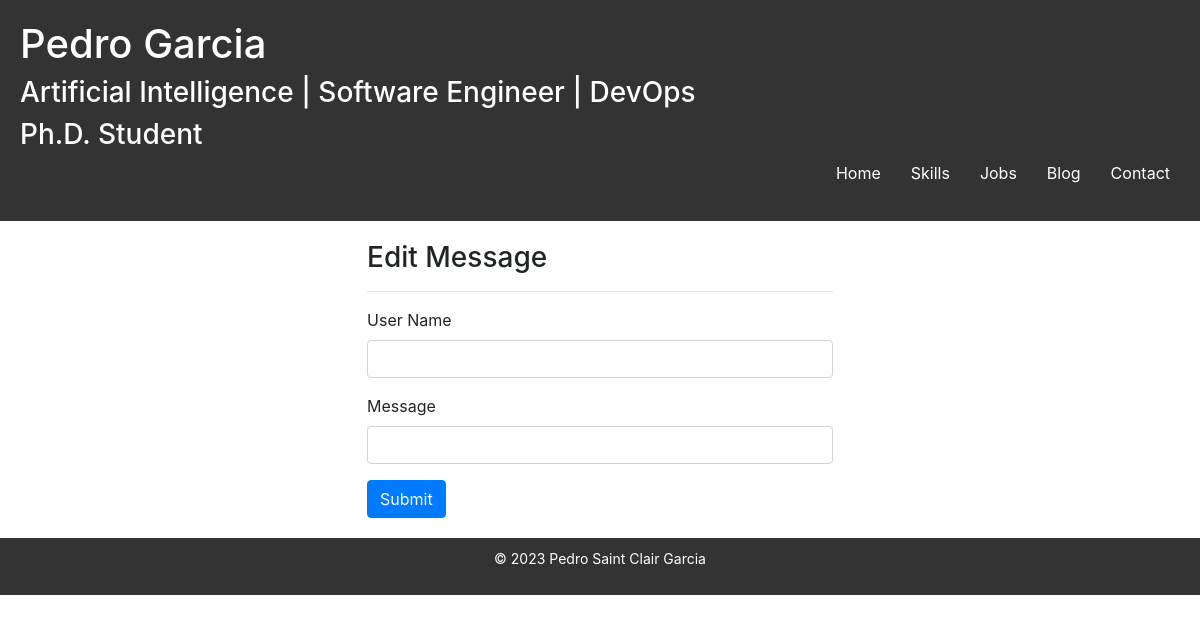
The app's page /edit_msg/8, older data.
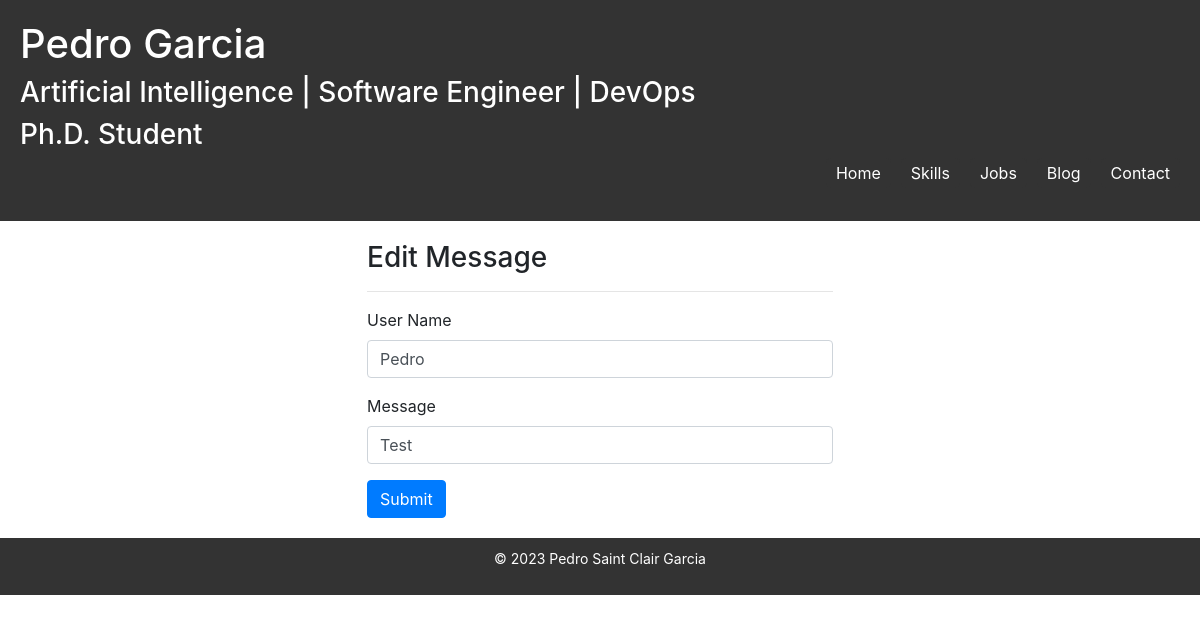
The same page, newer data.
### tables this page shows
CREATE TABLE "msgs" (
	"UID"	INTEGER PRIMARY KEY AUTOINCREMENT,
	"UNAME"	TEXT,
	"CONTACT"	TEXT
);

### __init__.py (the view, shortened to what this page needs)
@app.route("/edit_msg/<string:uid>",methods=['POST','GET'])
def edit_msg(uid):
    con=sql.connect("dataBase/db_web.db")
    con.row_factory=sql.Row
    cur=con.cursor()
    cur.execute("select * from msgs where UID=?",(uid,))
    data=cur.fetchone()
    return render_template("blog/edit_msg.html",datas=data)

### templates/blog/edit_msg.html
{% extends "layout.html" %}
{% block body %}
  <div class='row'>
    <div class='col-5 mx-auto'>
      <h3>Edit Message</h3><hr>
      <form method='post' action='{{url_for("edit_msg",uid=datas.UID)}}'>
        <div class='form-group'>
          <label>User Name</label>
          <input type='text' name='uname' required class='form-control' value='{{datas.UNAME}}'>
        </div>
        <div class='form-group'>
          <label>Message</label>
          <input type='text' name='contact' required class='form-control' value='{{datas.CONTACT}}'>
        </div>
        <input type='submit' value='Submit' class='btn btn-primary'>
      </form>
    </div>
  </div>
{% endblock %}

Row changes from the older to the newer data that the page shows:
added msgs: uname "Pedro", contact "Test"
